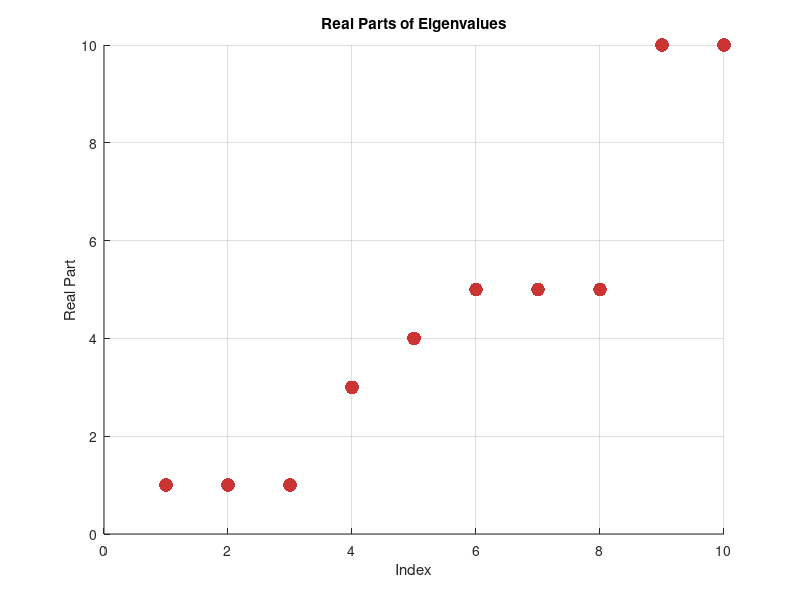
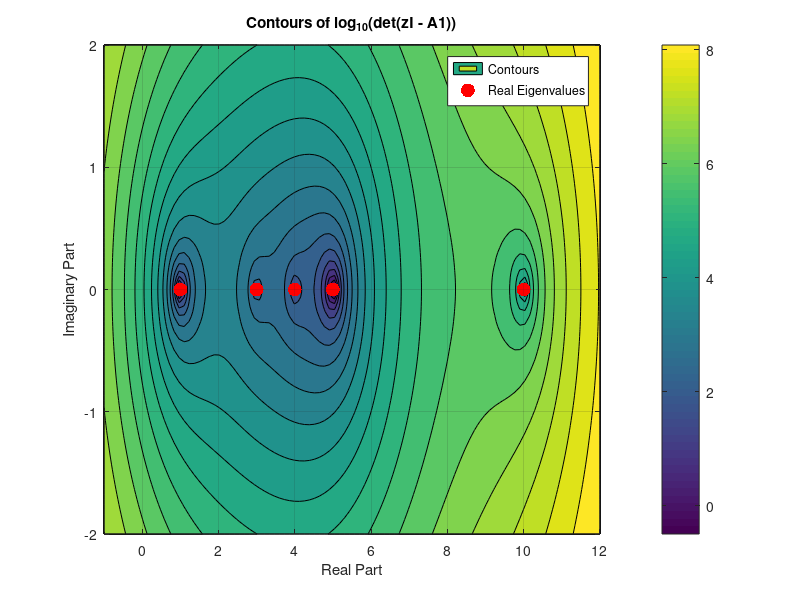
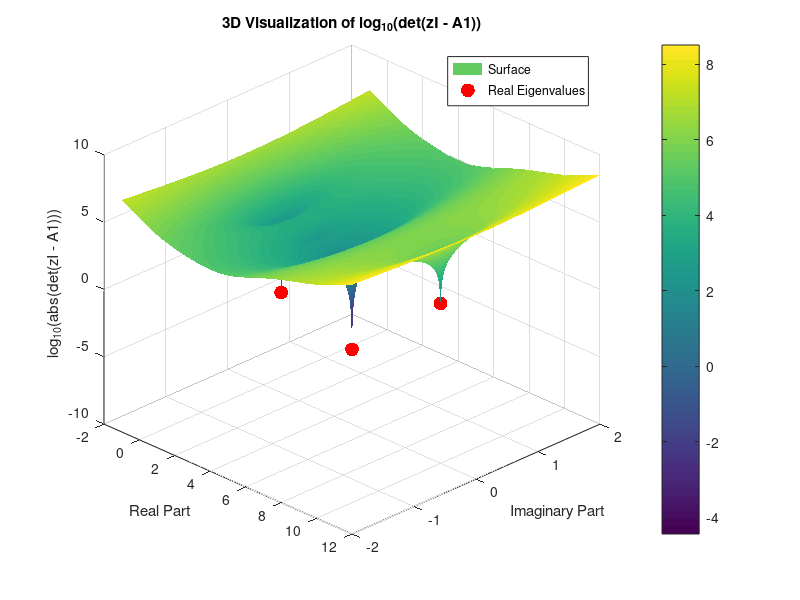

Write the MATLAB code that produced these figures, in order. (Note: this script raises an error after producing the figures.)
%% Midterm assignment
% Student: Jeferson Morales Mariciano
clc; clear variables; close all;

%% Exercise 3.1
% define matrices
A1 = diag(1:10);
A2 = diag(ones(1,10));
A3 = diag([1, 1, 1, 3, 4, 5, 5, 5, 10, 10]);
A4 = diag([1.1, 1.2, 1.3, 1.4, 1.5, 1.6, 1.7, 1.8, 1.9, 2.0]);

% Step 2: Compute the eigenvalues
eigenvalues = eig(A3);

% Extract only the real parts of the eigenvalues
real_parts = real(eigenvalues);

% Visualize the real parts using a scatter plot
figure;
scatter(1:length(real_parts), real_parts, 100, 'filled', 'MarkerFaceColor', [0.8, 0.2, 0.2]);
xlabel('Index');
ylabel('Real Part');
title('Real Parts of Eigenvalues');
grid on;

% Define a range of real numbers around the real eigenvalues
x = linspace(min(real_parts) - 2, max(real_parts) + 2, 100);
y = linspace(-2, 2, 100); % For visualization purposes, use a small imaginary range

[X, Y] = meshgrid(x, y);
Z = X + 1i * Y;

% Compute the determinant function over the grid
det_values = zeros(size(Z));
for i = 1:numel(Z)
    det_values(i) = abs(det(Z(i) * eye(size(A3)) - A3));
end

% Plot the contours of the determinant function
figure;
contourf(X, Y, log10(det_values), 20);
colorbar;
xlabel('Real Part');
ylabel('Imaginary Part');
title('Contours of log_{10}(det(zI - A1))');
grid on;
axis tight;

% Overlay the real parts of the eigenvalues
hold on;
scatter(real_parts, zeros(size(real_parts)), 100, 'r', 'filled');
legend('Contours', 'Real Eigenvalues', 'Location', 'Best');

% Compute the eigenvalues
eigenvalues = eig(A3);

% Extract only the real parts of the eigenvalues
real_parts = real(eigenvalues);

% Define a range of real numbers around the real eigenvalues
x = linspace(min(real_parts) - 2, max(real_parts) + 2, 1000);
y = linspace(-2, 2, 1000); % For visualization purposes, use a small imaginary range

[X, Y] = meshgrid(x, y);
Z = X + 1i * Y;
           
% Compute the determinant function over the grid
det_values = zeros(size(Z));
for row = 1:size(Z, 1)
    for col = 1:size(Z, 2)
        z = Z(row, col);
        det_values(row, col) = abs(det(z * eye(size(A3)) - A3));
    end
end

% Find the indices corresponding to the real parts of the eigenvalues
eigenvalue_det_values = zeros(size(real_parts));
for i = 1:length(real_parts)
    [~, idx_x] = min(abs(x - real_parts(i)));
    eigenvalue_det_values(i) = log10(max(eps, det_values(1, idx_x)));
end

% Plot the 3D surface of the determinant function
log_det = log10(det_values);
figure;
surf(X, Y, log_det, 'EdgeColor', 'none');
colorbar;
xlabel('Real Part');
ylabel('Imaginary Part');
zlabel('log_{10}(abs(det(zI - A1)))');
title('3D Visualization of log_{10}(det(zI - A1))');
grid on;
view(45, 30);

% Overlay the real parts of the eigenvalues as red dots
hold on;
xidx = zeros(size(eigenvalues,1),1);
for i=1:size(eigenvalues,1)
    val = find(abs(x-eigenvalues(i))==min(abs(x-eigenvalues(i))));
    xidx(i) = val(1);
end
yidx = find(abs(y)==min(abs(y)));
%idx = 
scatter3(real_parts, zeros(size(real_parts)), log_det(yidx(1), xidx), 100, 'r', 'filled');
legend('Surface', 'Real Eigenvalues', 'Location', 'Best');


% compute and print unique eigenvalues
myl = {A1, A2, A3, A4};
for i = 1:numel(myl)
    eigvals = eig(myl{i});
    eigvals_unique = unique(eigvals);
    fprintf('A%d eigval #: %d\n', i, numel(eigvals_unique));
end

%% Exercise 3.3
rng(20020309);
b = rand(10,1);
mysolutions = zeros(length(b),1);
myresiduals = cell(size(myl));
myvecxs = cell(size(myl));
for i = 1:numel(myl)
    guess = ones(length(b), 1);
    [mysolutions(:,i), myresiduals{i}, myvecxs{i}] = CG(myl{i}, b, guess, 50000, 1e-7);

    figure;
    sgtitle(sprintf("Conjugate Gradient of A%d", i));
    subplot(2,2,1);
    sc = surfc(X,Y,Z); 
    hold on; 
    colorbar; sc(1).EdgeColor = 'none';
    plot3(f_vals(:,1), f_vals(:,2), f_vals(:,3), 'ro-', 'LineWidth', 2);
    title("Energy landscape in 3D");

    subplot(2,2,2);
    contourf(X, Y, Z);
    hold on;
    plot(f_vals(:,1), f_vals(:,2), 'ro-', 'LineWidth', 2);
    title("Energy landscape in 2D");

    subplot(2,2,3);
    semilogy(1:iters, grad_norms, 'bo-');
    hold on; grid on;
    title('Gradient norms along iterations');
    xlabel('# iterations');
    ylabel('$||\nabla f||$','Interpreter','latex');
    
    subplot(2,2,4);
    %semilogy(1:iters, f_vals(:,3), 'bo-');
    mydiff = mysolutions(:,i) - myvecxs{i};
    semilogy(mydiff' * myl{i} * mydiff, 'bo-');
    hold on; grid on;
    title('Function values along iterations');
    xlabel('# iterations');
    ylabel('$f(x)$', 'Interpreter','latex');
    
    figure;
    plot(f_vals(:,1), f_vals(:,2), 'bo-');
    xlabel("$x_1$", "Interpreter", "latex"); 
    ylabel("$x_2$", "Interpreter", "latex");
    title("Convergence of Conjugate Gradient");
end

%figure;

